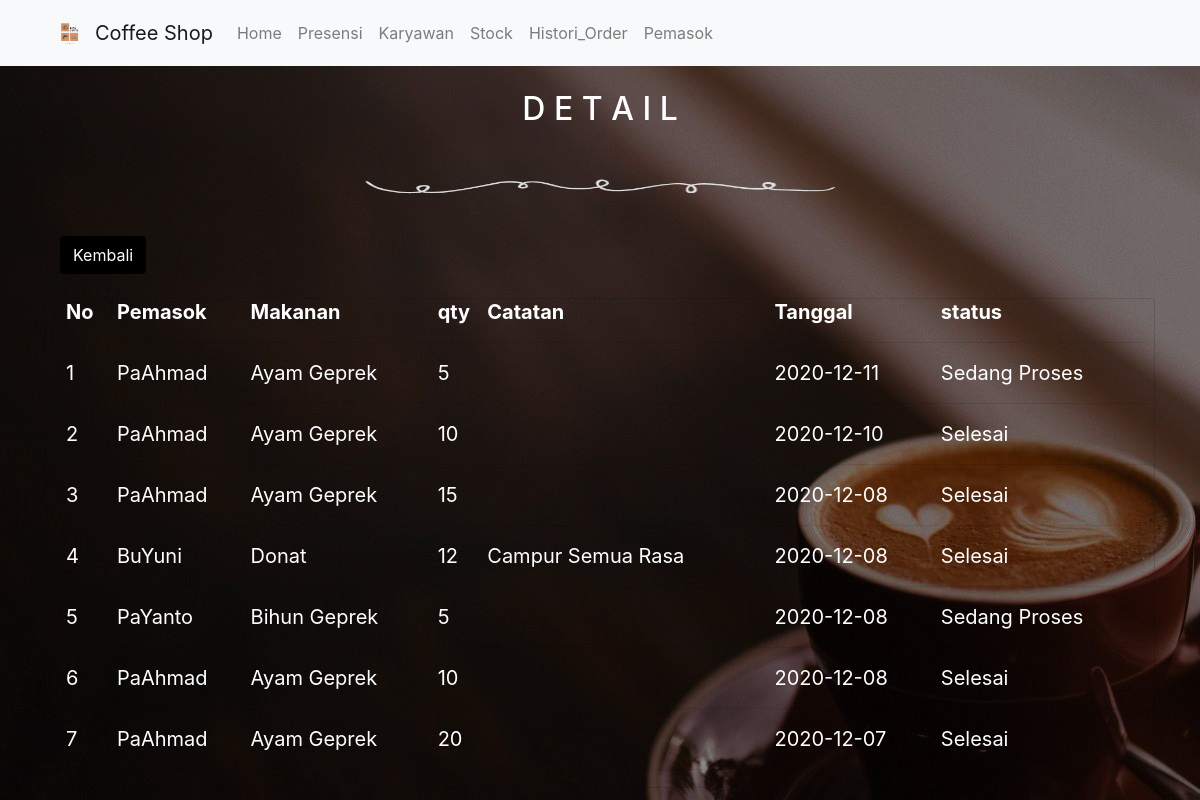
The page /public/pemasok/detail/2 on the database its author committed.
### tables this page shows
CREATE TABLE `order_pemasok` (
  `id` int(11) NOT NULL,
  `makanan` varchar(288) NOT NULL,
  `pemasok` varchar(288) NOT NULL,
  `qty` int(11) NOT NULL,
  `catatan` mediumtext NOT NULL,
  `waktu` time NOT NULL,
  `tanggal` date NOT NULL,
  `status_order` tinyint(1) NOT NULL
);

### app/core/Controller.php (called while the page is built, shortened)
<?php
class Controller {
	public function view($view ,$data = [])
	{
		require_once '../app/views/' . $view . '.php';
	}
	public function service($service){
		return new $service;
	}
}

### app/controllers/Pemasok.php (called while the page is built, shortened)
<?php
class Pemasok extends Controller
{
    public function detail()
    {
        $data['judul'] = 'Detail Order Pemasok';
        $data['histori'] = $this->service('Pemasok_Service')->getAllOrder();
        $this->view('pemasok/detail', $data);
    }
}

### app/core/App.php (called while the page is built, shortened)
<?php
class App{
	protected $method = 'index';
	protected $params = [];
	public function __construct()
	{
		$url = $this->parseURL();
		if(file_exists('../app/controllers/' . $url[0] . '.php')){
			unset($url[0]);
		}
		$this->controller = new $this->controller;
		if(isset($url[1])){
			if(method_exists($this->controller, $url[1])){
				$this->method = $url[1];
				unset($url[1]);
			}
		}
		if(!empty($url)){
			$this->params = array_values($url);
		}
		call_user_func_array([$this->controller, $this->method], $this->params);
	}
	public function parseURL()
	{
		if(isset($_GET['url'])){
			$url = rtrim($_GET['url']);
			$url = filter_var($url, FILTER_SANITIZE_URL);
			$url = explode('/',$url);
			return $url;
		}
	}
}

### public/index.php (called while the page is built, shortened)
<?php
$app = new App;
?>

### app/core/Database.php (called while the page is built, shortened)
<?php
class Database{
    private $host = DB_HOST;
    private $user = DB_USER;
    private $pass = DB_PASS;
    private $db_name = DB_NAME;
    private $dbh;
    private $stmt;
    function __construct()
	{
        $dsn = 'mysql:host=' . $this->host . ';dbname=' . $this->db_name;
        $option = [
            PDO::ATTR_PERSISTENT => true,
            PDO::ATTR_ERRMODE => PDO::ERRMODE_EXCEPTION
        ];
        try{
            $this->dbh = new PDO($dsn, $this->user, $this->pass, $option);
        }catch(PDOExpception $e){
            die($e->getMessage());
        }
    }
    public function query($query){
        $this->stmt = $this->dbh->prepare($query);
    }
    public function execute(){
        $this->stmt->execute();
    }
    public function resultSet(){
        $this->execute();
        return $this->stmt->fetchAll(PDO::FETCH_ASSOC);
    }
}

### app/domain/sales/dao/Pemasok_DAO.php (called while the page is built, shortened)
<?php
class Pemasok_DAO
{
    private $db;
    function __construct()
    {
        $this->db = new Database;
    }
    public function getDataAllOrder()
    {
        $this->db->query("SELECT * FROM order_pemasok ORDER BY tanggal DESC");
        return $this->db->resultSet();
    }
}

### app/domain/sales/service/Pemasok_Service.php (called while the page is built, shortened)
<?php
class Pemasok_Service
{
    private $dao;
    function __construct()
    {
        $this->dao = new Pemasok_DAO;
    }
    public function getAllOrder()
    {
        return $this->dao->getDataAllOrder();
    }
}

### app/views/pemasok/detail.php (the view)
<body style="background-image : url('<?php echo MYURL; ?>/img/background.jpg'); opacity :5;">
    <center>
        <h2 style="color:white; margin-top:90px">D E T A I L</h2>
        <img src='<?php echo MYURL; ?>/img/spr.png' width='500px' height='100px;'>
    </center>
    <div class="container">
        <div class="col mb-4">
            <a href="<?php echo MYURL; ?>/pemasok" type="button" class="btn btn-primary ">
                Kembali
            </a>
        </div>
        <div class="card" style="background-color:transparent;">
            <table style="color:white;font-size:20px;">
                <tr>
                    <th style="padding-left:20px">No</th>
                    <th>Pemasok</th>
                    <th>Makanan</th>
                    <th>qty</th>
                    <th>Catatan</th>
                    <th>Tanggal</th>
                    <th>status</th>
                    <th></th>
                </tr>
                <tr>
                <th>
                    <th><hr></th>
                    <th><hr></th>
                    <th><hr></th>
                    <th><hr></th>
                    <th><hr></th>
                    <th><hr></th>
                    <th><hr></th>
                    <th><hr></th>
                </tr>
                <?php $no = 1;
                foreach ($data['histori'] as $histori) : ?>
                    <tr>
                        <td style="padding-left:20px"><?php echo $no; ?></td>
                        <td><?php echo $histori['pemasok']; ?></td>
                        <td><?php echo $histori['makanan']; ?></td>
                        <td><?php echo $histori['qty']; ?></td>
                        <td><?php echo $histori['catatan']; ?></td>
                        <td><?php echo $histori['tanggal']; ?></td>
                        <?php if ($histori['status_order'] == 0) : ?>
                            <td>Sedang Proses</td>
                        <?php else : ?>
                            <td>Selesai</td>
                        <?php endif ?>
                    <tr>
                    <tr>
                    <th>
                        <th><hr></th>
                        <th><hr></th>
                        <th><hr></th>
                        <th><hr></th>
                        <th><hr></th>
                        <th><hr></th>
                        <th><hr></th>
                        <th><hr></th>
                    </tr>
                    <?php $no++; ?>
                <?php endforeach ?>
            </table>
        </div>
    </div>
</body>

### rows shown on the page
order_pemasok: pemasok "PaAhmad", makanan "Ayam Geprek", qty "5", tanggal "2020-12-11", status_order "Sedang Proses"
order_pemasok: pemasok "PaAhmad", makanan "Ayam Geprek", qty "10", tanggal "2020-12-10", status_order "Selesai"
order_pemasok: pemasok "PaAhmad", makanan "Ayam Geprek", qty "15", tanggal "2020-12-08", status_order "Selesai"
order_pemasok: pemasok "BuYuni", makanan "Donat", qty "12", catatan "Campur Semua Rasa", tanggal "2020-12-08", status_order "Selesai"
order_pemasok: pemasok "PaYanto", makanan "Bihun Geprek", qty "5", tanggal "2020-12-08", status_order "Sedang Proses"
order_pemasok: pemasok "PaAhmad", makanan "Ayam Geprek", qty "10", tanggal "2020-12-08", status_order "Selesai"
order_pemasok: pemasok "PaAhmad", makanan "Ayam Geprek", qty "20", tanggal "2020-12-07", status_order "Selesai"
